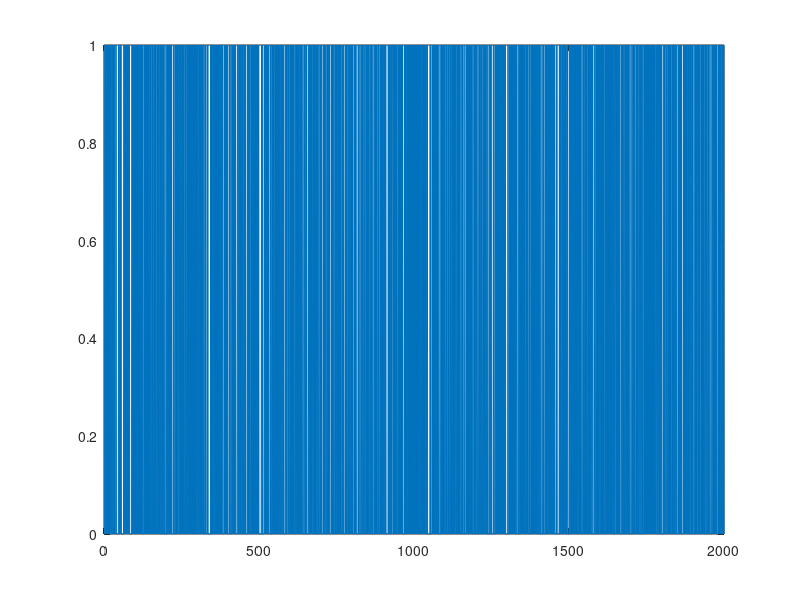

MATLAB code to generate this figure: (Note: this script raises an error after producing the figure.)

clc
clear

alfa = 0.95;
beta = 0.95;
p = 0.8;
sample_size = 10; % n

pocet_generovanych = 2000;
stav = 1;

counter_one = 0;
counter_zero = 0;
% generovanie sekvencie bitov
for i=1:pocet_generovanych
    if stav == 1
        pravd_p = 1.*rand();
        if pravd_p <= p     % mmbp parameter pravdepodobnosti na 1
            mmbp_data(i) = 1;
            counter_one = counter_one + 1;
        else
            mmbp_data(i) = 0;
            counter_zero = counter_zero + 1;
        end

        % či sa mení stav
        pravd = 1.*rand();
        if pravd >= (1 - alfa)
            stav = 0;
        end
    else
        mmbp_data(i) = 0;
        counter_zero = counter_zero + 1;

        % či sa mení stav
        pravd = 1.*rand();
        if pravd >= (1-beta)
            stav = 1;
        end
    end
end

% samplovanie dat
sampled_mmbp_data = zeros(1,ceil(pocet_generovanych/sample_size));

pom_sum = sum(mmbp_data(1:sample_size));
sampled_mmbp_data(1) = pom_sum;

for i=1:(pocet_generovanych/sample_size)-1
    pom_sum = sum(mmbp_data((i*sample_size)+1:(i*sample_size)+sample_size));
    sampled_mmbp_data(i+1) = pom_sum;
end


fig1 = figure;
plot(mmbp_data);
title("MMBP pre " + pocet_generovanych + " bitov, α = "+alfa+", β = "+beta+", p = "+ p);
xlabel('Počet bitov');
ylabel('1/0');
grid on
%saveas(fig1,sprintf('MMBP_alf=%.2f, bet=%.2f, p=%.1f.fig',alfa,beta, p));
%saveas(fig1,sprintf('MMBP_alf=%.2f, bet=%.2f, p=%.1f.png',alfa,beta, p));

figure

fig2 = plot(sampled_mmbp_data);
ylim([0 sample_size])
title("Navzorkované dáta na "+sample_size+" ts, α = "+alfa+" a β = "+beta+", p = "+ p);
xlabel('Počet navzorkovaných dát');
ylabel('Počet jednotiek vo vzorkách');
grid on
%saveas(fig2,sprintf('MMBP_sampled_alf=%.2f, bet=%.2f, p=%.1f.fig',alfa,beta, p));
%saveas(fig2,sprintf('MMBP_sampled_alf=%.2f, bet=%.2f, p=%.1f.png',alfa,beta, p));






